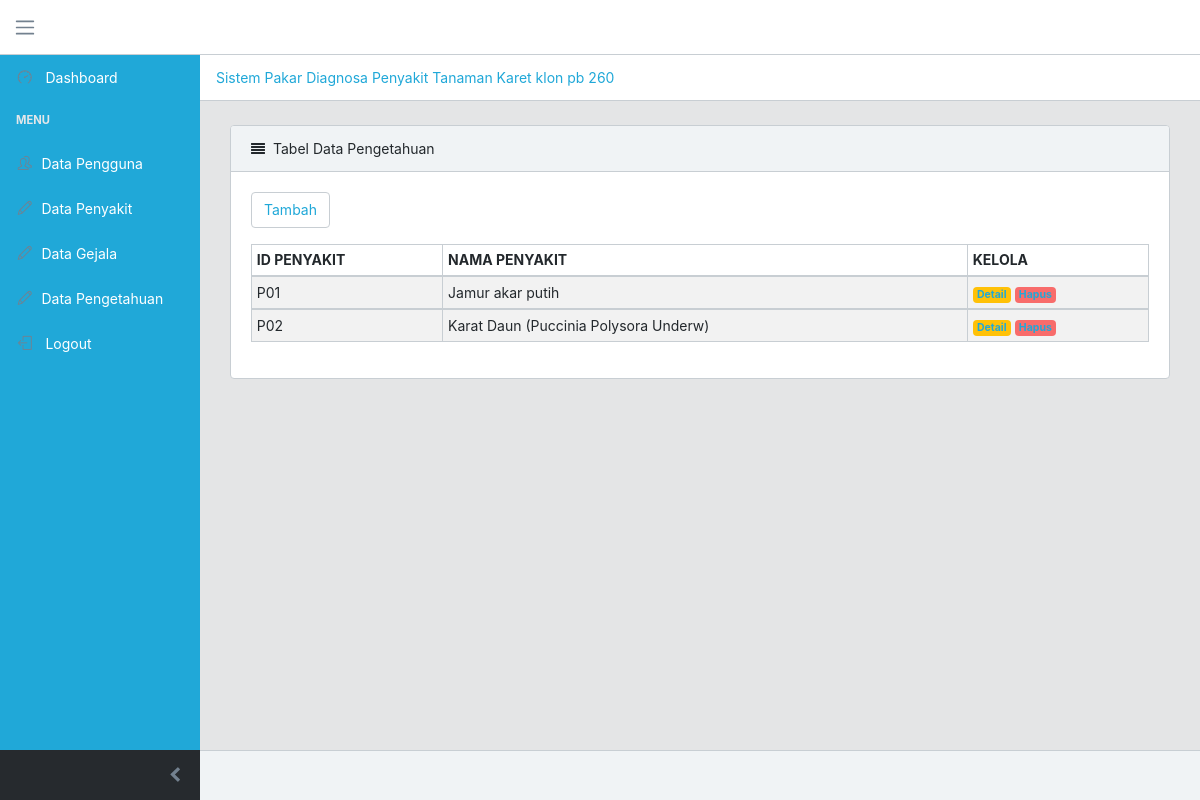
Screenshot of /index.php/data_pengetahuan with the database file from the repository.
### tables this page shows
CREATE TABLE `pengetahuan` (
  `id` int(11) NOT NULL,
  `id_penyakit` char(3) NOT NULL,
  `id_gejala` char(3) NOT NULL
);

CREATE TABLE `penyakit` (
  `id_penyakit` char(3) NOT NULL,
  `nama_penyakit` varchar(50) NOT NULL,
  `faktor_kepastian` float NOT NULL,
  `definisi` text DEFAULT NULL,
  `solusi` text DEFAULT NULL,
  `foto1` varchar(100) DEFAULT NULL,
  `foto2` varchar(100) DEFAULT NULL,
  `foto3` varchar(100) DEFAULT NULL
);

### application/views/module/module_sp/view_data_pengetahuan.php (called while the page is built)
<?php
include "template/header.php";
include "pengetahuan/listpengetahuan.php";
include "template/footer.php";
?>

### application/controllers/Data_pengetahuan.php (called while the page is built, shortened)
<?php
class Data_pengetahuan extends CI_Controller
{
	private $model = NULL;
	public function __construct()
	{
		$this->load->library('pagination');
		$this->load->model('Pengetahuan_model');
		$this->model = $this->Pengetahuan_model;
	}
	public function index()
	{
		if (isset($_GET['tambah'])) {
			$rows1 = $this->model->select1();
			$rows2 = $this->model->select2();
			$this->load->view('module/module_sp/view_tambah_pengetahuan', [
				'rows1' => $rows1,
				'rows2' => $rows2
			]);
		} else if (isset($_GET['ubah'])) {
			$rows2 = $this->model->select2();
			$this->load->view('module/module_sp/view_ubah_pengetahuan', [
				'rows2' => $rows2, 'model' => $this->model
			]);
		} else {
			$this->select();
		}
	}
	public function select()
	{
		if (isset($_POST['kunci'])) {
			$kunci = $_POST['kunci'];
			$data['data'] = $this->model->searching($kunci);
			$this->load->view('module/module_sp/view_data_pengetahuan', ['data' => $data]);
		} else {
			$config['base_url'] = site_url('data_pengetahuan/index');
			$config['total_rows'] = $this->model->select_count();
			$config['per_page'] = 10;
			$config["uri_segment"] = 3;
			$choice = $config["total_rows"] / $config["per_page"];
			$config["num_links"] = floor($choice);
			$config['first_link']       = 'First';
			$config['last_link']        = 'Last';
			$config['next_link']        = 'Next';
			$config['prev_link']        = 'Prev';
			$config['full_tag_open']    = '<div class="pagging text-center"><nav><ul class="pagination justify-content-center">';
			$config['full_tag_close']   = '</ul></nav></div>';
			$config['num_tag_open']     = '<li class="page-item"><span class="page-link">';
			$config['num_tag_close']    = '</span></li>';
			$config['cur_tag_open']     = '<li class="page-item active"><span class="page-link">';
			$config['cur_tag_close']    = '<span class="sr-only">(current)</span></span></li>';
			$config['next_tag_open']    = '<li class="page-item"><span class="page-link">';
			$config['next_tagl_close']  = '<span aria-hidden="true">&raquo;</span></span></li>';
			$config['prev_tag_open']    = '<li class="page-item"><span class="page-link">';
			$config['prev_tagl_close']  = '</span>Next</li>';
			$config['first_tag_open']   = '<li class="page-item"><span class="page-link">';
			$config['first_tagl_close'] = '</span></li>';
			$config['last_tag_open']    = '<li class="page-item"><span class="page-link">';
			$config['last_tagl_close']  = '</span></li>';
			$this->pagination->initialize($config);
			$data['page'] = ($this->uri->segment(3)) ? $this->uri->segment(3) : 0;
			$data['data'] = $this->model->select($config["per_page"], $data['page']);
			$data['pagination'] = $this->pagination->create_links();
			$this->load->view('module/module_sp/view_data_pengetahuan', ['data' => $data]);
		}
	}
}

### index.php (called while the page is built, shortened)
<?php
require_once BASEPATH.'core/CodeIgniter.php';

### application/config/config.php (called while the page is built, shortened)
<?php
$config['base_url'] = ((isset($_SERVER['HTTPS']) && $_SERVER['HTTPS'] == "on") ? "https" : "http");
$config['base_url'] .= "://" . $_SERVER['HTTP_HOST'];
$config['base_url'] .= str_replace(basename($_SERVER['SCRIPT_NAME']), "", $_SERVER['SCRIPT_NAME']);
$config['base_url'] = 'http://localhost/pakar_jk/';
$config['index_page'] = '';
$config['uri_protocol']    = 'REQUEST_URI';
$config['url_suffix'] = '';
$config['language']    = 'english';
$config['charset'] = 'UTF-8';
$config['enable_hooks'] = FALSE;
$config['subclass_prefix'] = 'MY_';
$config['composer_autoload'] = FALSE;
$config['permitted_uri_chars'] = 'a-z 0-9~%.:_\-';
$config['enable_query_strings'] = FALSE;
$config['controller_trigger'] = 'c';
$config['function_trigger'] = 'm';
$config['directory_trigger'] = 'd';
$config['allow_get_array'] = TRUE;
$config['log_threshold'] = 0;
$config['log_path'] = '';
$config['log_file_extension'] = '';
$config['log_file_permissions'] = 0644;
$config['log_date_format'] = 'Y-m-d H:i:s';
$config['error_views_path'] = '';
$config['cache_path'] = '';
$config['cache_query_string'] = FALSE;
$config['encryption_key'] = '';
$config['sess_driver'] = 'files';
$config['sess_cookie_name'] = 'ci_session';
$config['sess_expiration'] = 7200;
$config['sess_save_path'] = NULL;
$config['sess_match_ip'] = FALSE;
$config['sess_time_to_update'] = 300;
$config['sess_regenerate_destroy'] = FALSE;
$config['cookie_prefix']    = '';
$config['cookie_domain']    = '';
$config['cookie_path']        = '/';
$config['cookie_secure']    = FALSE;
$config['cookie_httponly']     = FALSE;
$config['standardize_newlines'] = FALSE;
$config['global_xss_filtering'] = FALSE;
$config['csrf_protection'] = FALSE;
$config['csrf_token_name'] = 'csrf_test_name';
$config['csrf_cookie_name'] = 'csrf_cookie_name';
$config['csrf_expire'] = 7200;
$config['csrf_regenerate'] = TRUE;
$config['csrf_exclude_uris'] = array();
$config['compress_output'] = FALSE;
$config['time_reference'] = 'local';
$config['rewrite_short_tags'] = FALSE;
$config['proxy_ips'] = '';

### application/models/Pengetahuan_model.php (called while the page is built, shortened)
<?php
class Pengetahuan_model extends CI_Model
{
	public function select_count()
	{
		$this->db->select('*')
			->from('pengetahuan a')
			->join('penyakit b', 'a.id_penyakit=b.id_penyakit')
			->join('gejala c', 'c.id_gejala=a.id_gejala')
			->group_by('a.id_penyakit');
		$query = $this->db->get();
		return $query->num_rows();
	}
	public function select($limit, $start)
	{
		$this->db->select('*')
			->from('pengetahuan a')
			->join('penyakit b', 'a.id_penyakit=b.id_penyakit')
			->group_by('a.id_penyakit')
			->limit($limit, $start);
		$query = $this->db->get();
		return $query;
	}
}

### application/views/module/module_sp/pengetahuan/listpengetahuan.php (the view, shortened to what this page needs)
<!DOCTYPE html>
<html>
<head>
</head>
<body>
  <div class="container-fluid">
    <div class="animated fadeIn">
      <div class="row">
        <div class="col-lg-12">
          <div class="card">
            <div class="card-header">
              <i class="fa fa-align-justify"></i>Tabel Data Pengetahuan
            </div>
            <div class="card-body">
              <nav>
                <form method="post">
                  <ul class="pagination">
                    <li class="page-item">
                      <a class="page-link" href="<?php echo base_url('index.php/data_pengetahuan/index?tambah'); ?>">Tambah</a>
                    </li>&nbsp;&nbsp;
                  </ul>
                </form>
              </nav>
              <table class="table table-responsive-sm table-bordered table-striped table-sm">
                <thead>
                  <tr>
                    <th>ID PENYAKIT</th>
                    <th>NAMA PENYAKIT</th>
                    <th>KELOLA</th>
                  </tr>
                </thead>
                <?php
                foreach ($data['data']->result()  as $row) {
                ?>
                  <tbody>
                    <tr>
                      <td><?php echo $row->id_penyakit; ?></td>
                      <td><?php echo $row->nama_penyakit; ?></td>
                      <td>
                        <span class="badge badge-warning"><a href="<?php echo base_url('index.php/data_pengetahuan/detail?id_penyakit=' . $row->id_penyakit); ?>">Detail</a></span>
                        <span class="badge badge-danger"><a href="<?php echo base_url('index.php/data_pengetahuan/delete?id_penyakit=' . $row->id_penyakit); ?>">Hapus</a></span>
                      </td>
                    </tr>
                  </tbody>
                <?php
                } ?>
              </table>
            </div>
          </div>
        </div>
      </div>
    </div>
  </div>
</body>
</html>

### rows the page displays
pengetahuan: id_penyakit.id_penyakit "P01", id_penyakit.nama_penyakit "Jamur akar putih"
pengetahuan: id_penyakit.id_penyakit "P02", id_penyakit.nama_penyakit "Karat Daun (Puccinia Polysora Underw)"
